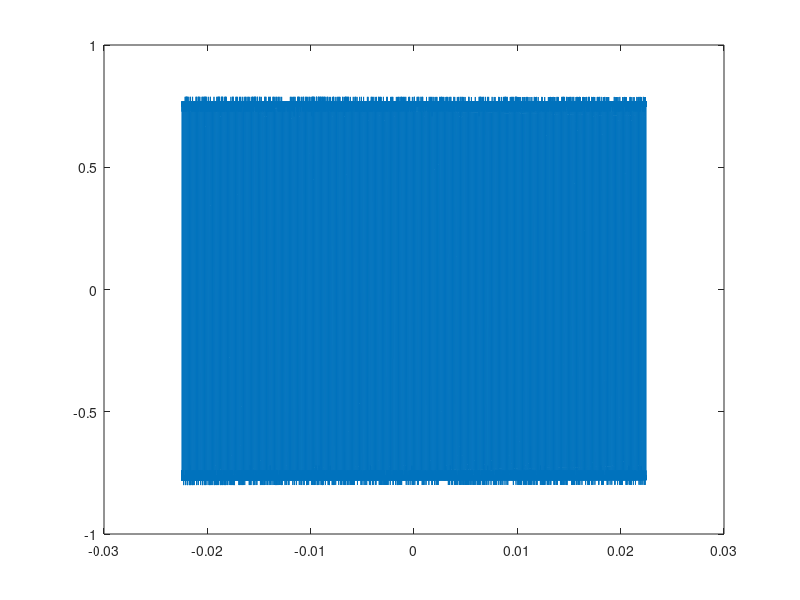

Write MATLAB code to recreate this figure. (Note: this script raises an error after producing the figure.)
d = load("scope_7.csv");

t = d(:, 1);
sig = 20*log10(d(:, 2));
sig = d(:, 2);

plot(t, sig);

k = [1,3,5,7,9];
1.5./(k*pi)


Fs = 1/(t(2)-t(1));

N = length(sig);

h = 1;
[S, f] = fdomain(sig.*h, Fs);

f=f./1e3;

stem(f,abs(S))
title('FFT of 11 kHz Square Wave Data From Oscilloscope', FontSize=20)
xlabel('Frequency [kHz]', FontSize=15)
ylabel('Coefficient Magnitude [V]', FontSize=15)
axis([-5, 150, 0, 0.75])
xticks(0:11:150)

function [X,f]=fdomain(x,Fs)
    % FDOMAIN Function to compute the Fourier coefficients from vector x
    %   and the corresponding frequencies (two-sided)
    % usage:
    %   [X,f]=fdomain(x,Fs)
    %         x=vector of time domain samples
    %         Fs=sampling rate (in Hz)
    %         X=vector of complex Fourier coefficients
    %         f=vector of corresponding frequencies (two-sided)
    
    N=length(x);
    
    if mod(N,2)==0
        k=-N/2:N/2-1; % N even
    else
        k=-(N-1)/2:(N-1)/2; % N odd
    end
    
    T0=N/Fs;    % Duration of signal
    f=k/T0;     % wavenumbers (k) divided by T0 = frequencies
    X=fft(x)/N; % Matlab's FFT uses a different convention without the 1/N so we put it in here.
    X=fftshift(X);
end